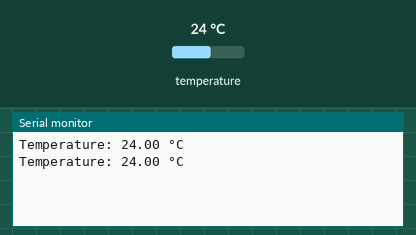
Recording of a sketch running on a simulated Arduino Uno, built with avr-gcc and run on an emulated ATmega328P. On the bench: the last lines printed to the serial monitor. Inputs (shaded band) come from the test bench; at power-on: temperature 24 °C.

Above: at 3.3 s.
3.4 s: temperature set to 12 °C
At 5.4 s:
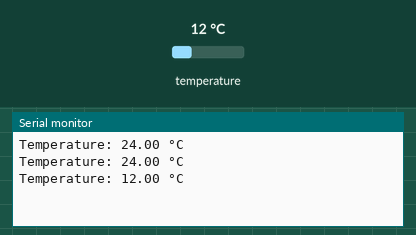
5.9 s: temperature set to 19 °C
At 6.7 s:
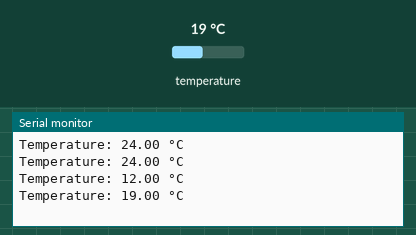
Timing chart, 0 to 8.9 s (numbered marks = the images above; inputs shaded):
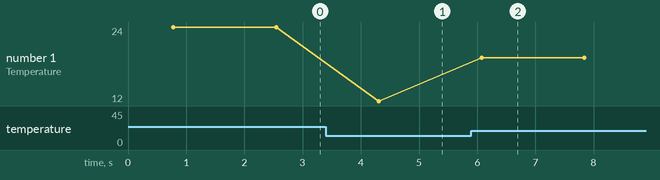

Measured:
- after the input at 3.4 s, the serial monitor: prints a new line after 0.91 s (image 1)
- after the input at 5.9 s, the serial monitor: prints a new line after 0.17 s (image 2)
- plotted number 1: 24 → 12 after the input at 3.4 s, 12 → 19 after the input at 5.9 s

The sketch:

temp2.ino
```cpp
#include <OneWire.h>
#include <DallasTemperature.h>

#define SENSOR_PIN 17 // Replace 17 with the GPIO pin number connected to the DS18B20 sensor's DATA pin

OneWire oneWire(SENSOR_PIN);
DallasTemperature DS18B20(&oneWire);

void setup() {
  Serial.begin(9600);
  DS18B20.begin();
}

void loop() {
  // Read temperature from DS18B20 sensor
  DS18B20.requestTemperatures();
  float temperatureC = DS18B20.getTempCByIndex(0);
  // float temperatureF = temperatureC * 9.0 / 5.0 + 32.0; // If you need temperature in Fahrenheit

  // Print the temperature in Celsius
  Serial.print("Temperature: ");
  Serial.print(temperatureC);
  Serial.println(" °C");

  delay(1000); // Wait for a second before taking the next sensor reading
}
```
